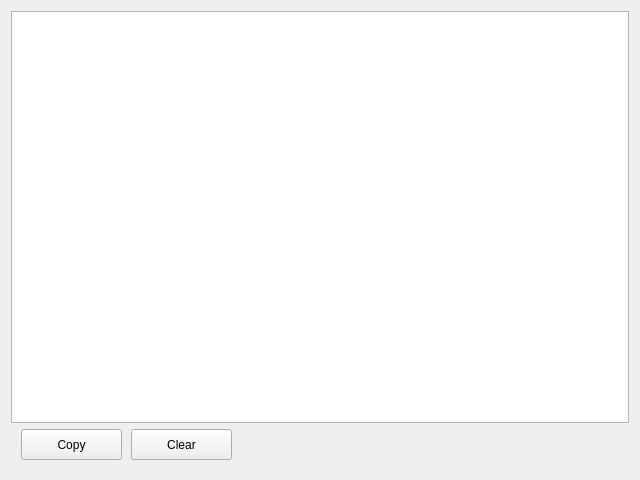
<?xml version="1.0" encoding="UTF-8"?>
<ui version="4.0">
 <class>LogWindow</class>
 <widget class="QWidget" name="LogWindow">
  <property name="geometry">
   <rect>
    <x>0</x>
    <y>0</y>
    <width>640</width>
    <height>480</height>
   </rect>
  </property>
  <property name="windowTitle">
   <string>LogWindow</string>
  </property>
  <layout class="QVBoxLayout" name="verticalLayout">
   <item>
    <widget class="QPlainTextEdit" name="txtOutput"/>
   </item>
   <item>
    <widget class="QWidget" name="widget" native="true">
     <property name="sizePolicy">
      <sizepolicy hsizetype="Preferred" vsizetype="Fixed">
       <horstretch>0</horstretch>
       <verstretch>0</verstretch>
      </sizepolicy>
     </property>
     <property name="minimumSize">
      <size>
       <width>0</width>
       <height>40</height>
      </size>
     </property>
     <property name="maximumSize">
      <size>
       <width>16777215</width>
       <height>16777215</height>
      </size>
     </property>
     <property name="sizeIncrement">
      <size>
       <width>0</width>
       <height>0</height>
      </size>
     </property>
     <property name="baseSize">
      <size>
       <width>0</width>
       <height>0</height>
      </size>
     </property>
     <widget class="QPushButton" name="btnCopy">
      <property name="geometry">
       <rect>
        <x>10</x>
        <y>0</y>
        <width>101</width>
        <height>31</height>
       </rect>
      </property>
      <property name="text">
       <string>Copy</string>
      </property>
     </widget>
     <widget class="QPushButton" name="btnClear">
      <property name="geometry">
       <rect>
        <x>120</x>
        <y>0</y>
        <width>101</width>
        <height>31</height>
       </rect>
      </property>
      <property name="text">
       <string>Clear</string>
      </property>
     </widget>
    </widget>
   </item>
  </layout>
 </widget>
 <resources/>
 <connections/>
</ui>
